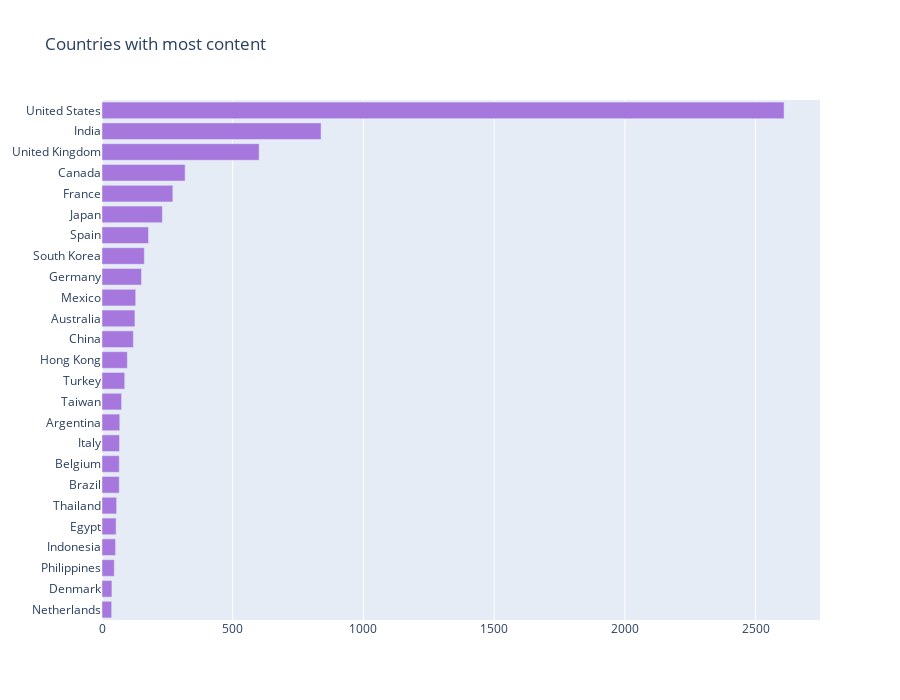

Notebook code for this chart:
### Code cell
### country wise distribution
country_codes = {'afghanistan': 'AFG',
 'albania': 'ALB',
 'algeria': 'DZA',
 'american samoa': 'ASM',
 'andorra': 'AND',
 'angola': 'AGO',
 'anguilla': 'AIA',
 'antigua and barbuda': 'ATG',
 'argentina': 'ARG',
 'armenia': 'ARM',
 'aruba': 'ABW',
 'australia': 'AUS',
 'austria': 'AUT',
 'azerbaijan': 'AZE',
 'bahamas': 'BHM',
 'bahrain': 'BHR',
 'bangladesh': 'BGD',
 'barbados': 'BRB',
 'belarus': 'BLR',
 'belgium': 'BEL',
 'belize': 'BLZ',
 'benin': 'BEN',
 'bermuda': 'BMU',
 'bhutan': 'BTN',
 'bolivia': 'BOL',
 'bosnia and herzegovina': 'BIH',
 'botswana': 'BWA',
 'brazil': 'BRA',
 'british virgin islands': 'VGB',
 'brunei': 'BRN',
 'bulgaria': 'BGR',
 'burkina faso': 'BFA',
 'burma': 'MMR',
 'burundi': 'BDI',
 'cabo verde': 'CPV',
 'cambodia': 'KHM',
 'cameroon': 'CMR',
 'canada': 'CAN',
 'cayman islands': 'CYM',
 'central african republic': 'CAF',
 'chad': 'TCD',
 'chile': 'CHL',
 'china': 'CHN',
 'colombia': 'COL',
 'comoros': 'COM',
 'congo democratic': 'COD',
 'Congo republic': 'COG',
 'cook islands': 'COK',
 'costa rica': 'CRI',
 "cote d'ivoire": 'CIV',
 'croatia': 'HRV',
 'cuba': 'CUB',
 'curacao': 'CUW',
 'cyprus': 'CYP',
 'czech republic': 'CZE',
 'denmark': 'DNK',
 'djibouti': 'DJI',
 'dominica': 'DMA',
 'dominican republic': 'DOM',
 'ecuador': 'ECU',
 'egypt': 'EGY',
 'el salvador': 'SLV',
 'equatorial guinea': 'GNQ',
 'eritrea': 'ERI',
 'estonia': 'EST',
 'ethiopia': 'ETH',
 'falkland islands': 'FLK',
 'faroe islands': 'FRO',
 'fiji': 'FJI',
 'finland': 'FIN',
 'france': 'FRA',
 'french polynesia': 'PYF',
 'gabon': 'GAB',
 'gambia, the': 'GMB',
 'georgia': 'GEO',
 'germany': 'DEU',
 'ghana': 'GHA',
 'gibraltar': 'GIB',
 'greece': 'GRC',
 'greenland': 'GRL',
 'grenada': 'GRD',
 'guam': 'GUM',
 'guatemala': 'GTM',
 'guernsey': 'GGY',
 'guinea-bissau': 'GNB',
 'guinea': 'GIN',
 'guyana': 'GUY',
 'haiti': 'HTI',
 'honduras': 'HND',
 'hong kong': 'HKG',
 'hungary': 'HUN',
 'iceland': 'ISL',
 'india': 'IND',
 'indonesia': 'IDN',
 'iran': 'IRN',
 'iraq': 'IRQ',
 'ireland': 'IRL',
 'isle of man': 'IMN',
 'israel': 'ISR',
 'italy': 'ITA',
 'jamaica': 'JAM',
 'japan': 'JPN',
 'jersey': 'JEY',
 'jordan': 'JOR',
 'kazakhstan': 'KAZ',
 'kenya': 'KEN',
 'kiribati': 'KIR',
 'north korea': 'PRK',
 'south korea': 'KOR',
 'kosovo': 'KSV',
 'kuwait': 'KWT',
 'kyrgyzstan': 'KGZ',
 'laos': 'LAO',
 'latvia': 'LVA',
 'lebanon': 'LBN',
 'lesotho': 'LSO',
 'liberia': 'LBR',
 'libya': 'LBY',
 'liechtenstein': 'LIE',
 'lithuania': 'LTU',
 'luxembourg': 'LUX',
 'macau': 'MAC',
 'macedonia': 'MKD',
 'madagascar': 'MDG',
 'malawi': 'MWI',
 'malaysia': 'MYS',
 'maldives': 'MDV',
 'mali': 'MLI',
 'malta': 'MLT',
 'marshall islands': 'MHL',
 'mauritania': 'MRT',
 'mauritius': 'MUS',
 'mexico': 'MEX',
 'micronesia': 'FSM',
 'moldova': 'MDA',
 'monaco': 'MCO',
 'mongolia': 'MNG',
 'montenegro': 'MNE',
 'morocco': 'MAR',
 'mozambique': 'MOZ',
 'namibia': 'NAM',
 'nepal': 'NPL',
 'netherlands': 'NLD',
 'new caledonia': 'NCL',
 'new zealand': 'NZL',
 'nicaragua': 'NIC',
 'nigeria': 'NGA',
 'niger': 'NER',
 'niue': 'NIU',
 'northern mariana islands': 'MNP',
 'norway': 'NOR',
 'oman': 'OMN',
 'pakistan': 'PAK',
 'palau': 'PLW',
 'panama': 'PAN',
 'papua new guinea': 'PNG',
 'paraguay': 'PRY',
 'peru': 'PER',
 'philippines': 'PHL',
 'poland': 'POL',
 'portugal': 'PRT',
 'puerto rico': 'PRI',
 'qatar': 'QAT',
 'romania': 'ROU',
 'russia': 'RUS',
 'rwanda': 'RWA',
 'saint kitts and nevis': 'KNA',
 'saint lucia': 'LCA',
 'saint martin': 'MAF',
 'saint pierre and miquelon': 'SPM',
 'saint vincent and the grenadines': 'VCT',
 'samoa': 'WSM',
 'san marino': 'SMR',
 'sao tome and principe': 'STP',
 'saudi arabia': 'SAU',
 'senegal': 'SEN',
 'serbia': 'SRB',
 'seychelles': 'SYC',
 'sierra leone': 'SLE',
 'singapore': 'SGP',
 'sint maarten': 'SXM',
 'slovakia': 'SVK',
 'slovenia': 'SVN',
 'solomon islands': 'SLB',
 'somalia': 'SOM',
 'south africa': 'ZAF',
 'south sudan': 'SSD',
 'spain': 'ESP',
 'sri lanka': 'LKA',
 'sudan': 'SDN',
 'suriname': 'SUR',
 'swaziland': 'SWZ',
 'sweden': 'SWE',
 'switzerland': 'CHE',
 'syria': 'SYR',
 'taiwan': 'TWN',
 'tajikistan': 'TJK',
 'tanzania': 'TZA',
 'thailand': 'THA',
 'timor-leste': 'TLS',
 'togo': 'TGO',
 'tonga': 'TON',
 'trinidad and tobago': 'TTO',
 'tunisia': 'TUN',
 'turkey': 'TUR',
 'turkmenistan': 'TKM',
 'tuvalu': 'TUV',
 'uganda': 'UGA',
 'ukraine': 'UKR',
 'united arab emirates': 'ARE',
 'united kingdom': 'GBR',
 'united states': 'USA',
 'uruguay': 'URY',
 'uzbekistan': 'UZB',
 'vanuatu': 'VUT',
 'venezuela': 'VEN',
 'vietnam': 'VNM',
 'virgin islands': 'VGB',
 'west bank': 'WBG',
 'yemen': 'YEM',
 'zambia': 'ZMB',
 'zimbabwe': 'ZWE'}

## countries 
from collections import Counter
colorscale = ["#f7fbff", "#ebf3fb", "#deebf7", "#d2e3f3", "#c6dbef", "#b3d2e9", "#9ecae1",
    "#85bcdb", "#6baed6", "#57a0ce", "#4292c6", "#3082be", "#2171b5", "#1361a9",
    "#08519c", "#0b4083", "#08306b"
]
    
def geoplot(ddf):
    country_with_code, country = {}, {}
    shows_countries = ", ".join(ddf['country'].dropna()).split(", ")
    for c,v in dict(Counter(shows_countries)).items():
        code = ""
        if c.lower() in country_codes:
            code = country_codes[c.lower()]
        country_with_code[code] = v
        country[c] = v

    data = [dict(
            type = 'choropleth',
            locations = list(country_with_code.keys()),
            z = list(country_with_code.values()),
            colorscale = [[0,"rgb(5, 10, 172)"],[0.65,"rgb(40, 60, 190)"],[0.75,"rgb(70, 100, 245)"],\
                        [0.80,"rgb(90, 120, 245)"],[0.9,"rgb(106, 137, 247)"],[1,"rgb(220, 220, 220)"]],
            autocolorscale = False,
            reversescale = True,
            marker = dict(
                line = dict (
                    color = 'gray',
                    width = 0.5
                ) ),
            colorbar = dict(
                autotick = False,
                title = ''),
          ) ]

    layout = dict(
        title = '',
        geo = dict(
            showframe = False,
            showcoastlines = False,
            projection = dict(
                type = 'Mercator'
            )
        )
    )

    fig = dict( data=data, layout=layout )
    iplot( fig, validate=False, filename='d3-world-map' )
    return country

country_vals = geoplot(netflix)
tabs = Counter(country_vals).most_common(25)

labels = [_[0] for _ in tabs][::-1]
values = [_[1] for _ in tabs][::-1]
trace1 = go.Bar(y=labels, x=values, orientation="h", name="", marker=dict(color="#a678de"))

data = [trace1]
layout = go.Layout(title="Countries with most content", height=700, legend=dict(x=0.1, y=1.1, orientation="h"))
fig = go.Figure(data, layout=layout)
fig.show()

### Figure 1 — Plotly figure (JSON) as saved in the notebook; plotly's stock layout.template omitted (floating-point values rounded to 4 significant figures)
{"data": [{"marker": {"color": "#a678de"}, "name": "", "orientation": "h", "type": "bar", "x": [37, 38, 47, 52, 54, 56, 66, 66, 67, 68, 75, 87, 97, 120, 126, 129, 151, 162, 178, 231, 271, 318, 601, 838, 2609], "y": ["Netherlands", "Denmark", "Philippines", "Indonesia", "Egypt", "Thailand", "Brazil", "Belgium", "Italy", "Argentina", "Taiwan", "Turkey", "Hong Kong", "China", "Australia", "Mexico", "Germany", "South Korea", "Spain", "Japan", "France", "Canada", "United Kingdom", "India", "United States"]}], "layout": {"height": 700, "legend": {"orientation": "h", "x": 0.1, "y": 1.1}, "title": {"text": "Countries with most content"}}}
